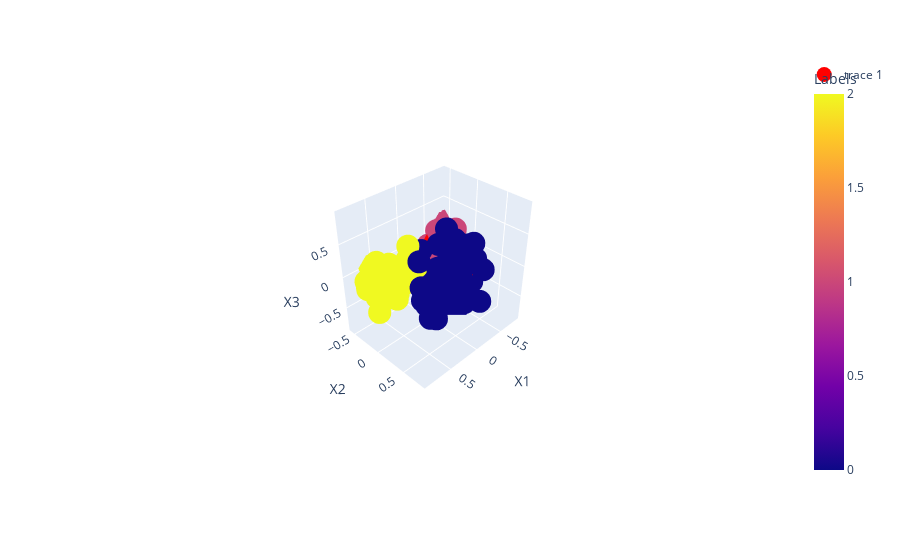

Notebook code cell kept with this figure:
### Code cell
import plotly.express as px
import plotly.graph_objs as go

# Extract the values of the centroids
centroids_x = [C0_x, C1_x, C2_x]
centroids_y = [C0_y, C1_y, C2_y]
centroids_z = [C0_z, C1_z, C2_z]

# Create a scatter trace for the centroids
centroids_trace = go.Scatter3d(x=centroids_x, y=centroids_y, z=centroids_z,
                               mode='markers', marker=dict(size=15, color='red'))

# Create the figure
fig = px.scatter_3d(X_pca_df, x='X1', y='X2', z='X3', color=X_pca_df['Labels'])

# Add the centroids trace to the figure
fig.add_trace(centroids_trace)

# Show the plot
fig.show()

### Figure 1 — Plotly figure (JSON) as saved in the notebook; plotly's stock layout.template omitted (floating-point values rounded to 4 significant figures; data arrays with more than 128 entries replaced by an {"elided": "..."} marker saying what was removed)
{"data": [{"hovertemplate": "X1=%{x}<br>X2=%{y}<br>X3=%{z}<br>Labels=%{marker.color}<extra></extra>", "legendgroup": "", "marker": {"color": {"elided": "178 int values"}, "coloraxis": "coloraxis", "symbol": "circle"}, "mode": "markers", "name": "", "scene": "scene", "showlegend": false, "x": {"elided": "178 float values"}, "y": {"elided": "178 float values"}, "z": {"elided": "178 float values"}, "type": "scatter3d"}, {"marker": {"color": "red", "size": 15}, "mode": "markers", "x": [-0.01159, -0.4878, 0.5867], "y": [0.3864, -0.2152, -0.2306], "z": [-0.01684, 0.003402, 0.01706], "type": "scatter3d"}], "layout": {"scene": {"domain": {"x": [0, 1], "y": [0, 1]}, "xaxis": {"title": {"text": "X1"}, "type": "linear"}, "yaxis": {"title": {"text": "X2"}, "type": "linear"}, "zaxis": {"title": {"text": "X3"}, "type": "linear"}, "aspectratio": {"x": 1.072, "y": 0.8654, "z": 1.078}, "aspectmode": "auto", "camera": {"up": {"x": 0, "y": 0, "z": 1}, "center": {"x": 0, "y": 0, "z": 0}, "eye": {"x": 2.204, "y": 2.204, "z": 2.204}, "projection": {"type": "perspective"}}}, "coloraxis": {"colorbar": {"title": {"text": "Labels"}}, "colorscale": [[0, "#0d0887"], [0.1111, "#46039f"], [0.2222, "#7201a8"], [0.3333, "#9c179e"], [0.4444, "#bd3786"], [0.5556, "#d8576b"], [0.6667, "#ed7953"], [0.7778, "#fb9f3a"], [0.8889, "#fdca26"], [1, "#f0f921"]]}, "legend": {"tracegroupgap": 0}, "margin": {"t": 60}, "autosize": true}}
